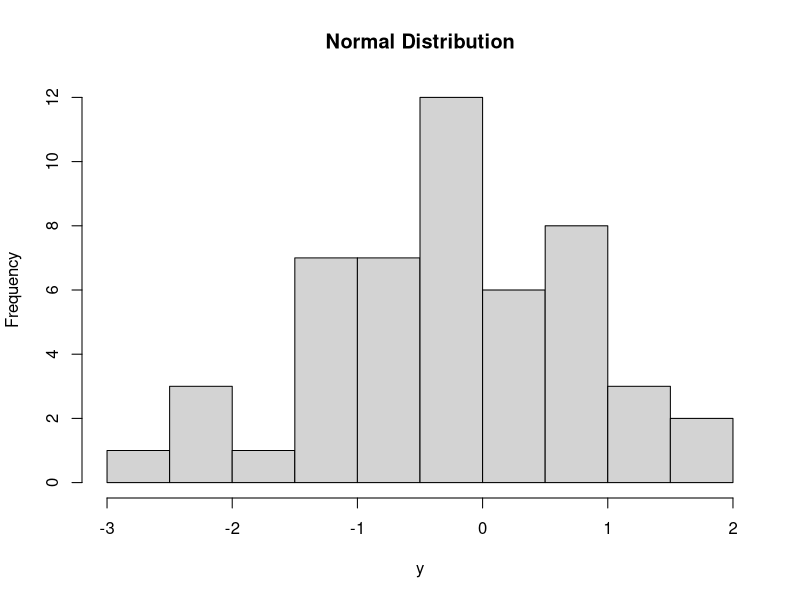
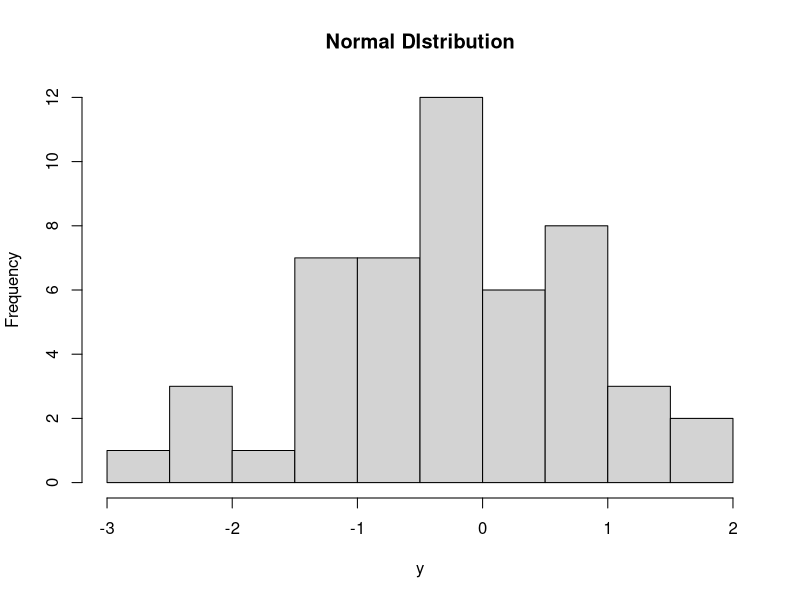

The R script that drew these images, in order:
y <- rnorm(50)
png(file = "rnorm.png")
hist(y, main = "Normal DIstribution")
dev.off()
hist(y,  main = "Normal Distribution")